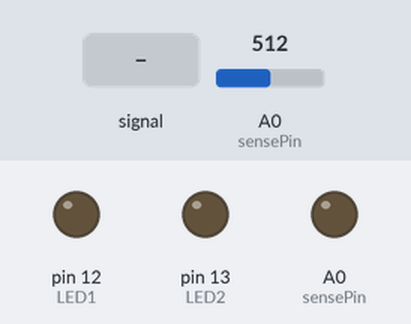
Simulated run of this sketch. Board: Arduino Uno, built with avr-gcc and run on an emulated ATmega328P. Parts: output pins drawn as LEDs (lit = HIGH). Dashed ring = blinking. Inputs (shaded band) come from the test bench; at power-on: A0 (sensePin) = 512. No radio packets arrive unless stated.

Above: at 1.2 s.
1.3 s: A0 (sensePin) fed a 200 Hz sine of ±81 counts around its level
At 1.65 s:
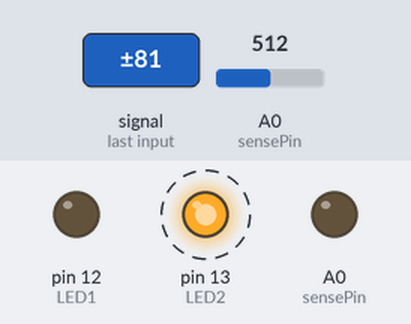
4.3 s: A0 (sensePin) set to 11
6.7 s: A0 (sensePin) set to 8
At 6.7 s:
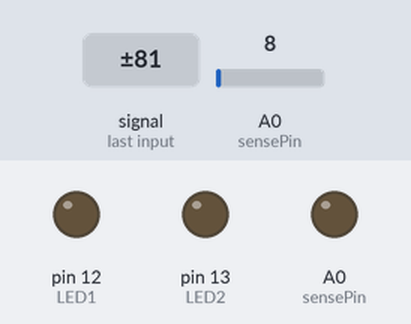
8.2 s: A0 (sensePin) set to 122
At 9.1 s:
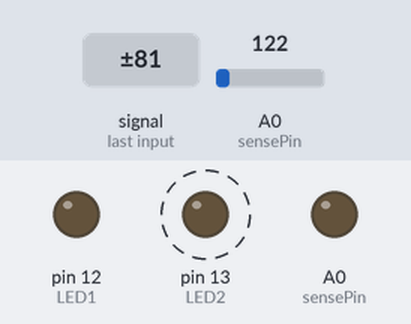
11.2 s: A0 (sensePin) set to 0
At 12.0 s:
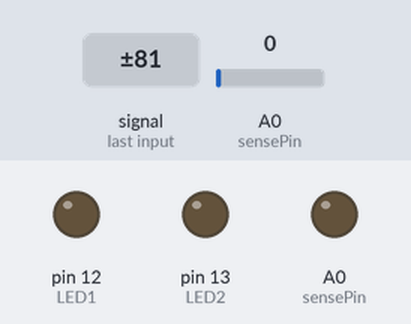
Timing chart, 0 to 13.7 s (numbered marks = the images above; inputs shaded):
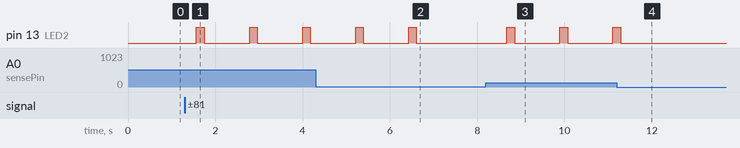

The sketch:

Door_Notifier.ino
```cpp
#include <VirtualWire.h>
#include <LowPower.h>

#define REPEAT 3
#define WAIT 700
#define THRESHOLD 10

byte buffer[2] = { 0xA4, 0x01 };
int txPin = 6,
	sensePin = A0,
	LED1 = 12,
	LED2 = 13;

unsigned long num = 0,
			  ave = 0;

void setup()
{
    Serial.begin(9600);
    vw_set_tx_pin(txPin);
    vw_setup(4800);       // Bits per sec

    pinMode(LED1, OUTPUT);
    pinMode(LED2, OUTPUT);
	pinMode(sensePin, INPUT);

    digitalWrite(LED1, LOW);
    digitalWrite(LED2, LOW);

    ave = analogRead( sensePin );
}

void loop()
{
	int maxval = 0;
	pinMode(sensePin, INPUT);

	for( int i = 0; i < 5000; i++ )
	{
		int tmp = analogRead(sensePin);
		if( tmp > maxval )
			maxval = tmp;
	}
	if( ( maxval - ave ) >= THRESHOLD && maxval >= 10 )
	{
		digitalWrite(LED2, HIGH);
		broadcast(REPEAT);
		pinMode(sensePin, OUTPUT);
		digitalWrite(sensePin, LOW);
		digitalWrite(LED2, LOW);
	}

	ave = ( ave * 5 + maxval ) / 6;

	LowPower.powerDown(SLEEP_500MS, ADC_OFF, BOD_OFF);
}

	// Helper Functions \\

void broadcast( int i )
{
	for( int j = 0; j < i; j++ )
	{
		vw_send( ( uint8_t * ) buffer, 2 );
		vw_wait_tx();
	}
}
```

Measured:
- the behaviour switches between 10 and 9 on A0 (sensePin) (found by bisection; images 1 and 2)
- after the input at 1.3 s, pin 13 (LED2): alternates HIGH for 0.18 s and LOW for 1.0 s, starting after 0.27 s
- after the input at 6.7 s, pin 13 (LED2): stays LOW (without the input it goes to HIGH after 0.94 s)
- after the input at 8.2 s, pin 13 (LED2): alternates HIGH for 0.18 s and LOW for 1.0 s, starting after 0.48 s
- after the input at 11.2 s, pin 13 (LED2): goes on until 11.3 s, then stays LOW
